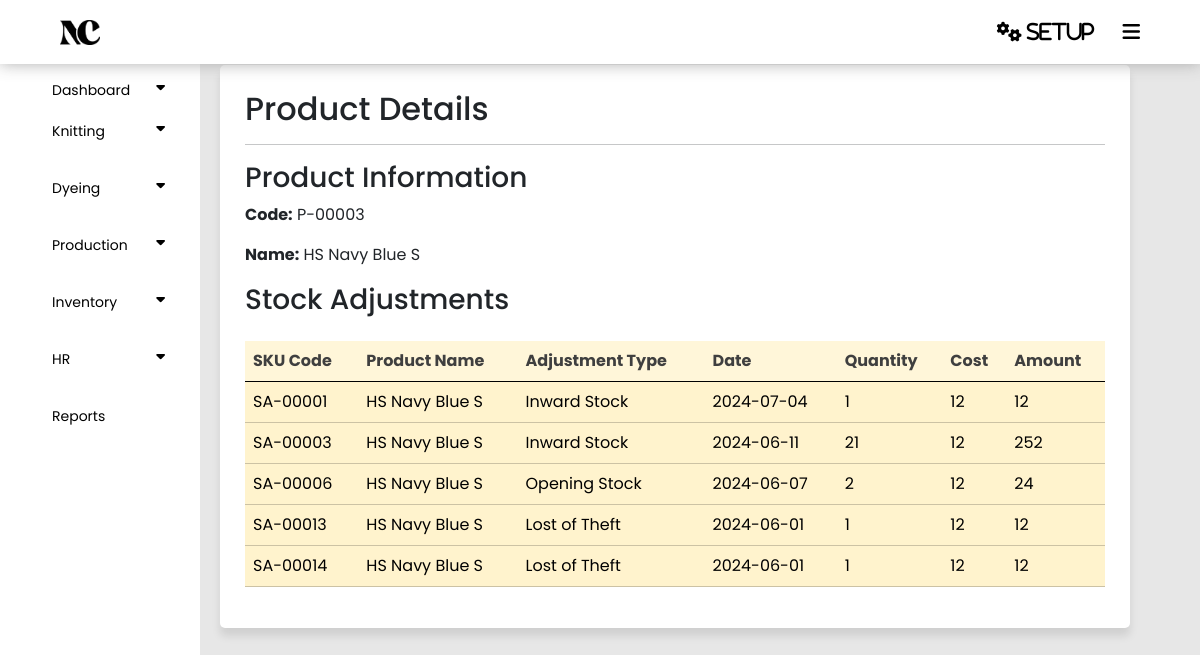
/panel/showstock.php?productId=276, run on an earlier commit of the app's database.
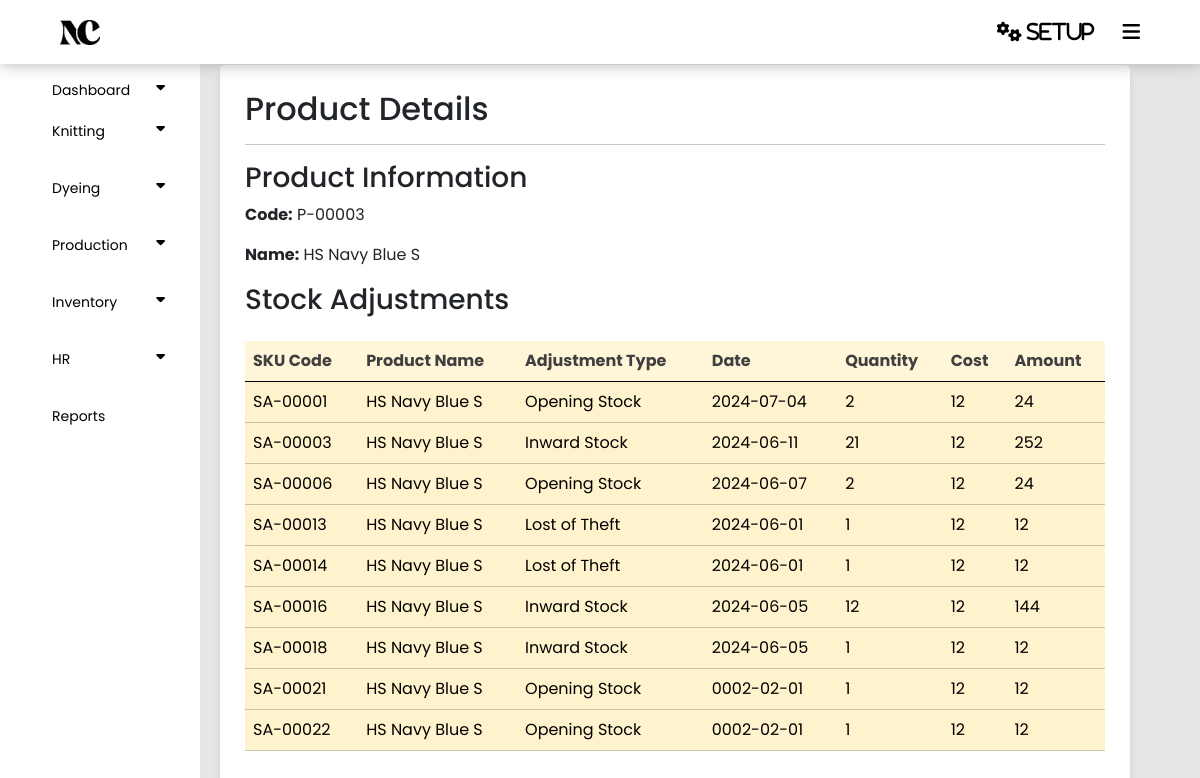
And on a later commit of the database.
### tables this page shows
CREATE TABLE `stock` (
  `Id` int(11) NOT NULL,
  `P_id` int(11) NOT NULL,
  `SCode` varchar(255) NOT NULL,
  `Type` varchar(255) NOT NULL,
  `Date` date NOT NULL,
  `Reference` varchar(111) NOT NULL,
  `Cost` int(11) NOT NULL,
  `Quantity` int(11) NOT NULL,
  `Amount` int(255) NOT NULL,
  `Status` int(11) NOT NULL DEFAULT 1
);

CREATE TABLE `products` (
  `Id` int(255) NOT NULL,
  `Code` varchar(255) NOT NULL,
  `Name` varchar(255) NOT NULL,
  `Measurement` varchar(255) NOT NULL,
  `Category` varchar(255) NOT NULL,
  `Sales_Price` int(11) NOT NULL,
  `Purchase_Price` int(255) NOT NULL,
  `Status` tinyint(255) NOT NULL DEFAULT 1
);

### panel/showstock.php (the view, shortened to what this page needs)
<?php
require('config.php');
require('index.php');
if (isset($_GET['productId'])) {
    $productId = $_GET['productId'];
    $fetchProduct = "SELECT * FROM products WHERE Id = '$productId'";
    $productResult = mysqli_query($connect, $fetchProduct);
    $product = mysqli_fetch_assoc($productResult);
    $fetchStock = "SELECT * FROM stock WHERE P_id = '$productId'";
    $stockResult = mysqli_query($connect, $fetchStock);
}
?>
<!DOCTYPE html>
<html lang="en">
<head>
    <link href="https://cdn.jsdelivr.net/npm/bootstrap@5.3.3/dist/css/bootstrap.min.css" rel="stylesheet">
    <link rel="stylesheet" type="text/css" href="style.css">
</head>
<body>
    <section class="container">
        <h2>Product Details</h2>
        <hr>
        <?php if ($product) { ?>
            <h3>Product Information</h3>
            <p><strong>Code:</strong> <?php echo $product['Code']; ?></p>
            <p><strong>Name:</strong> <?php echo $product['Name']; ?></p>
            <h3>Stock Adjustments</h3>
            <table class="table table-warning mt-4">
                <thead class="bg-warning p-2 text-dark bg-opacity-10" style="opacity: 75%;">
                    <tr>
                        <th scope="col">SKU Code</th>
                        <th scope="col">Product Name</th>
                        <th scope="col">Adjustment Type</th>
                        <th scope="col">Date</th>
                        <th scope="col">Quantity</th>
                        <th scope="col">Cost</th>
                        <th scope="col">Amount</th>
                    </tr>
                </thead>
                <tbody>
                    <?php while ($stock = mysqli_fetch_assoc($stockResult)) { ?>
                        <tr>
                            <td><?php echo $stock['SCode']; ?></td>
                            <td><?php echo $product['Name']; ?></td>
                            <td><?php echo $stock['Type']; ?></td>
                            <td><?php echo $stock['Date']; ?></td>
                            <td><?php echo $stock['Quantity']; ?></td>
                            <td><?php echo $stock['Cost']; ?></td>
                            <td><?php echo $stock['Amount']; ?></td>
                        </tr>
                    <?php } ?>
                </tbody>
            </table>
        <?php } else { ?>
            <p>No product details found.</p>
        <?php } ?>
    </section>
</body>
</html>

What changed in the data, as far as the page shows it:
changed stock "SA-00001": Type "Inward Stock" → "Opening Stock"; Quantity "1" → "2"; Amount "12" → "24"
added stock: SCode "SA-00016", P.Name "HS Navy Blue S", Type "Inward Stock", Date "2024-06-05", Quantity "12", Cost "12", Amount "144"
added stock: SCode "SA-00018", P.Name "HS Navy Blue S", Type "Inward Stock", Date "2024-06-05", Quantity "1", Cost "12", Amount "12"
added stock: SCode "SA-00021", P.Name "HS Navy Blue S", Type "Opening Stock", Date "0002-02-01", Quantity "1", Cost "12", Amount "12"
added stock: SCode "SA-00022", P.Name "HS Navy Blue S", Type "Opening Stock", Date "0002-02-01", Quantity "1", Cost "12", Amount "12"
